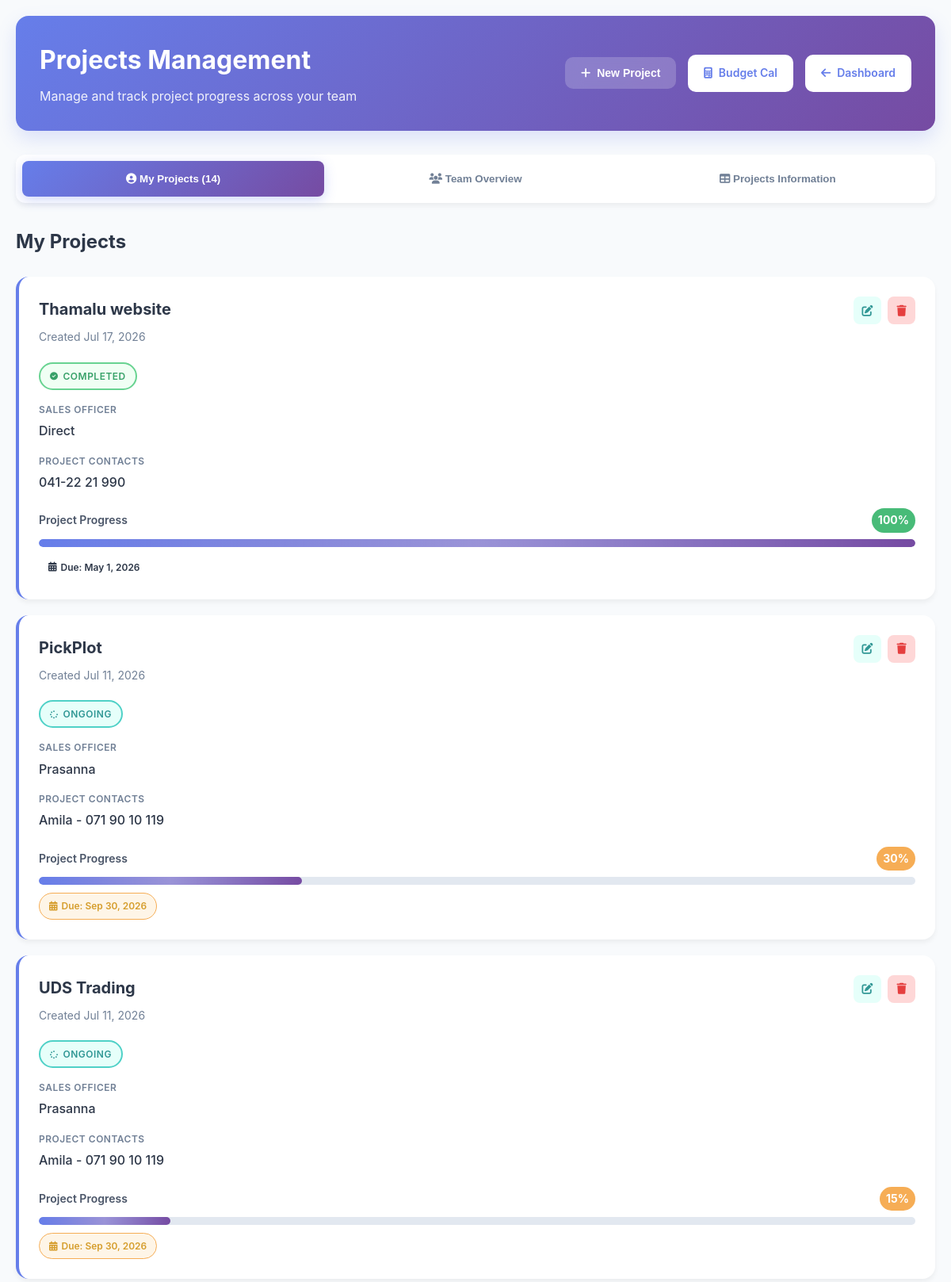
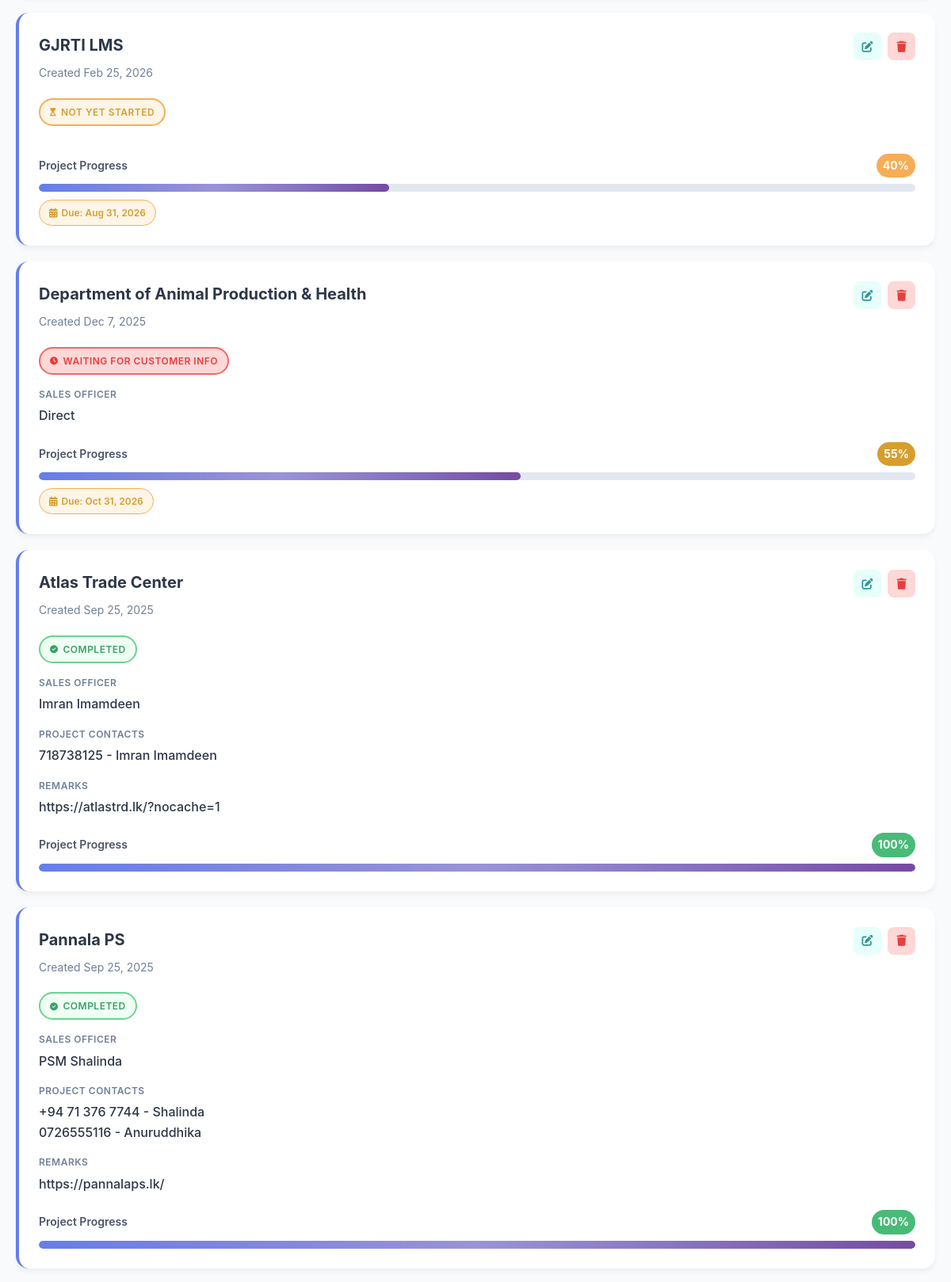
Screenshot of /projects.php (signed in, upper part) with the database file from the repository (2 pictures, top to bottom).
### tables this page shows
CREATE TABLE `projects` (
  `id` int(11) NOT NULL,
  `project` varchar(255) NOT NULL,
  `sales_officer` varchar(255) DEFAULT NULL,
  `project_contacts` longtext,
  `remarks` longtext,
  `completion` double DEFAULT NULL,
  `due_date` datetime DEFAULT NULL,
  `created_at` datetime NOT NULL DEFAULT CURRENT_TIMESTAMP,
  `updated_at` datetime NOT NULL DEFAULT CURRENT_TIMESTAMP ON UPDATE CURRENT_TIMESTAMP,
  `created_by` int(11) DEFAULT NULL,
  `status` enum('not_yet_start','ongoing','waiting_for_customer_info') DEFAULT 'not_yet_start'
);

### projects.php (the view, shortened to what this page needs)
<?php
require_once 'config.php';
$user_id = $_SESSION['user_id'];
try {
    $pdo->exec("ALTER TABLE projects ADD COLUMN created_by INT(11) DEFAULT NULL");
    $pdo->exec("ALTER TABLE projects ADD FOREIGN KEY (created_by) REFERENCES users(id)");
} catch (PDOException $e) {
}
try {
    $pdo->exec("ALTER TABLE projects ADD COLUMN status ENUM('not_yet_start', 'ongoing', 'waiting_for_customer_info') DEFAULT 'not_yet_start'");
} catch (PDOException $e) {
}
$stmt = $pdo->prepare("SELECT p.*, u.full_name as creator_name FROM projects p LEFT JOIN users u ON p.created_by = u.id WHERE p.created_by = ? OR p.created_by IS NULL ORDER BY p.created_at DESC");
$stmt->execute([$user_id]);
$my_projects = $stmt->fetchAll();
?>
<!DOCTYPE html>
<html lang="en">
<head>
    <link href="https://cdnjs.cloudflare.com/ajax/libs/font-awesome/6.4.0/css/all.min.css" rel="stylesheet">
    <link href="https://cdn.datatables.net/1.13.6/css/jquery.dataTables.min.css" rel="stylesheet">
    <link href="https://cdn.datatables.net/buttons/2.4.1/css/buttons.dataTables.min.css" rel="stylesheet">
</head>
<body>
    <div class="container">
        <div class="header">
            <div class="header-content">
                <div class="header-left">
                    <h1>Projects Management</h1>
                    <p class="header-subtitle">Manage and track project progress across your team</p>
                </div>
                <div class="header-actions">
                    <button class="btn btn-primary" onclick="openModal('create')">
                        <i class="fas fa-plus"></i>
                        New Project
                    </button>
                    <a href="budget_cal.php" class="btn btn-secondary">
                        <i class="fa-solid fa-calculator"></i>
                        Budget Cal
                    </a>
                    <a href="dashboard.php" class="btn btn-secondary">
                        <i class="fas fa-arrow-left"></i>
                        Dashboard
                    </a>
                </div>
            </div>
        </div>
        <div class="tab-nav">
            <button class="tab-btn active" onclick="switchTab('my-projects')">
                <i class="fas fa-user-circle"></i>
                My Projects (<?php echo count($my_projects); ?>)
            </button>
            <button class="tab-btn" onclick="switchTab('team-overview')">
                <i class="fas fa-users"></i>
                Team Overview
            </button>
            <button class="tab-btn" onclick="switchTab('all-projects')">
                <i class="fas fa-table"></i>
                Projects Information
            </button>
        </div>
        <div id="my-projects" class="tab-content active">
            <div class="section-header">
                <h2 class="section-title">My Projects</h2>
            </div>
            <?php if (empty($my_projects)): ?>
                <div class="empty-state">
                    <i class="fas fa-project-diagram"></i>
                    <h3>No Projects Yet</h3>
                    <p>Start by creating your first project to track your work progress.</p>
                    <button class="btn btn-primary" onclick="openModal('create')" style="margin-top: 20px;">
                        <i class="fas fa-plus"></i>
                        Create First Project
                    </button>
                </div>
            <?php else: ?>
                <div class="projects-grid">
                    <?php foreach ($my_projects as $project): ?>
                        <div class="project-card">
                            <div class="project-header">
                                <div>
                                    <h3 class="project-title"><?php echo htmlspecialchars($project['project']); ?></h3>
                                    <div class="project-meta">
                                        Created <?php echo date('M j, Y', strtotime($project['created_at'])); ?>
                                    </div>
                                </div>
                                <div class="project-actions">
                                    <button class="action-btn edit" onclick="openModal('edit', <?php echo htmlspecialchars(json_encode($project)); ?>)" title="Edit Project">
                                        <i class="fas fa-edit"></i>
                                    </button>
                                    <button class="action-btn delete" onclick="deleteProject(<?php echo $project['id']; ?>, '<?php echo htmlspecialchars($project['project']); ?>')" title="Delete Project">
                                        <i class="fas fa-trash"></i>
                                    </button>
                                </div>
                            </div>
                            <?php
                            $completion = (int)$project['completion'];
                            $status = $project['status'] ?? 'not_yet_start';
                            if ($completion < 100):
                            ?>
                                <div class="status-label status-<?php echo $status; ?>">
                                    <i class="fas fa-<?php
                                        echo $status === 'not_yet_start' ? 'hourglass-start' :
                                            ($status === 'ongoing' ? 'spinner' : 'clock');
                                    ?> status-icon"></i>
                                    <?php
                                    echo $status === 'not_yet_start' ? 'Not Yet Started' :
                                        ($status === 'ongoing' ? 'Ongoing' : 'Waiting for Customer Info');
                                    ?>
                                </div>
                            <?php else: ?>
                                <div class="status-label status-completed">
                                    <i class="fas fa-check-circle status-icon"></i>
                                    Completed
                                </div>
                            <?php endif; ?>
                            <div class="project-details">
                                <?php if ($project['sales_officer']): ?>
                                    <div class="project-field">
                                        <div class="field-label">Sales Officer</div>
                                        <div class="field-value"><?php echo htmlspecialchars($project['sales_officer']); ?></div>
                                    </div>
                                <?php endif; ?>
                                <?php if ($project['project_contacts']): ?>
                                    <div class="project-field">
                                        <div class="field-label">Project Contacts</div>
                                        <div class="field-value"><?php echo nl2br(htmlspecialchars($project['project_contacts'])); ?></div>
                                    </div>
                                <?php endif; ?>
                                <?php if ($project['remarks']): ?>
                                    <div class="project-field">
                                        <div class="field-label">Remarks</div>
                                        <div class="field-value"><?php echo nl2br(htmlspecialchars($project['remarks'])); ?></div>
                                    </div>
                                <?php endif; ?>
                            </div>
                            <div class="progress-container">
                                <div class="progress-header">
                                    <span class="progress-label">Project Progress</span>
                                    <span class="progress-percentage" style="background: <?php
                                        $completion = (int)$project['completion'];
                                        echo $completion >= 100 ? '#48bb78' : ($completion >= 75 ? '#38a169' : ($completion >= 50 ? '#d69e2e' : '#f6ad55'));
                                    ?>;">
                                        <?php echo $completion; ?>%
                                    </span>
                                </div>
                                <div class="progress-bar">
                                    <div class="progress-fill" style="width: <?php echo $completion; ?>%"></div>
                                </div>
                            </div>
                            <?php if ($project['due_date']): ?>
                                <div class="due-date-badge <?php
                                    $due_date = strtotime($project['due_date']);
                                    $now = time();
                                    $completion = (int)$project['completion'];
                                    if ($completion >= 100) {
                                        echo 'completed';
                                    } elseif ($due_date < $now) {
                                        echo 'overdue';
                                    } else {
                                        echo 'upcoming';
                                    }
                                ?>">
                                    <i class="fas fa-calendar-alt"></i>
                                    Due: <?php echo date('M j, Y', $due_date); ?>
                                </div>
                            <?php endif; ?>
                        </div>
                    <?php endforeach; ?>
                </div>
            <?php endif; ?>
        </div>
    </div>
</body>
</html>

### rows the page displays
projects: project "Thamalu website", created_at "Jul 17, 2026", shows "COMPLETED", sales_officer "Direct", project_contacts "041-22 21 990", completion "100", due_date "May 1, 2026"
projects: project "PickPlot", created_at "Jul 11, 2026", status "ONGOING", sales_officer "Prasanna", project_contacts "Amila - 071 90 10 119", completion "30", due_date "Sep 30, 2026"
projects: project "UDS Trading", created_at "Jul 11, 2026", status "ONGOING", sales_officer "Prasanna", project_contacts "Amila - 071 90 10 119", completion "15", due_date "Sep 30, 2026"
projects: project "GJRTI LMS", created_at "Feb 25, 2026", status "NOT YET STARTED", completion "40", due_date "Aug 31, 2026"
projects: project "Department of Animal Production & Health", created_at "Dec 7, 2025", shows "WAITING FOR CUSTOMER INFO", sales_officer "Direct", completion "55", due_date "Oct 31, 2026"
projects: project "Atlas Trade Center", created_at "Sep 25, 2025", shows "COMPLETED", sales_officer "Imran Imamdeen", project_contacts "718738125 - Imran Imamdeen", remarks "https://atlastrd.lk/?nocache=1", completion "100"
projects: project "Pannala PS", created_at "Sep 25, 2025", shows "COMPLETED", sales_officer "PSM Shalinda", project_contacts "+94 71 376 7744 - Shalinda 0726555116 - Anuruddhika", remarks "https://pannalaps.lk/", completion "100"

### other values shown
count($my_projects) "14"
